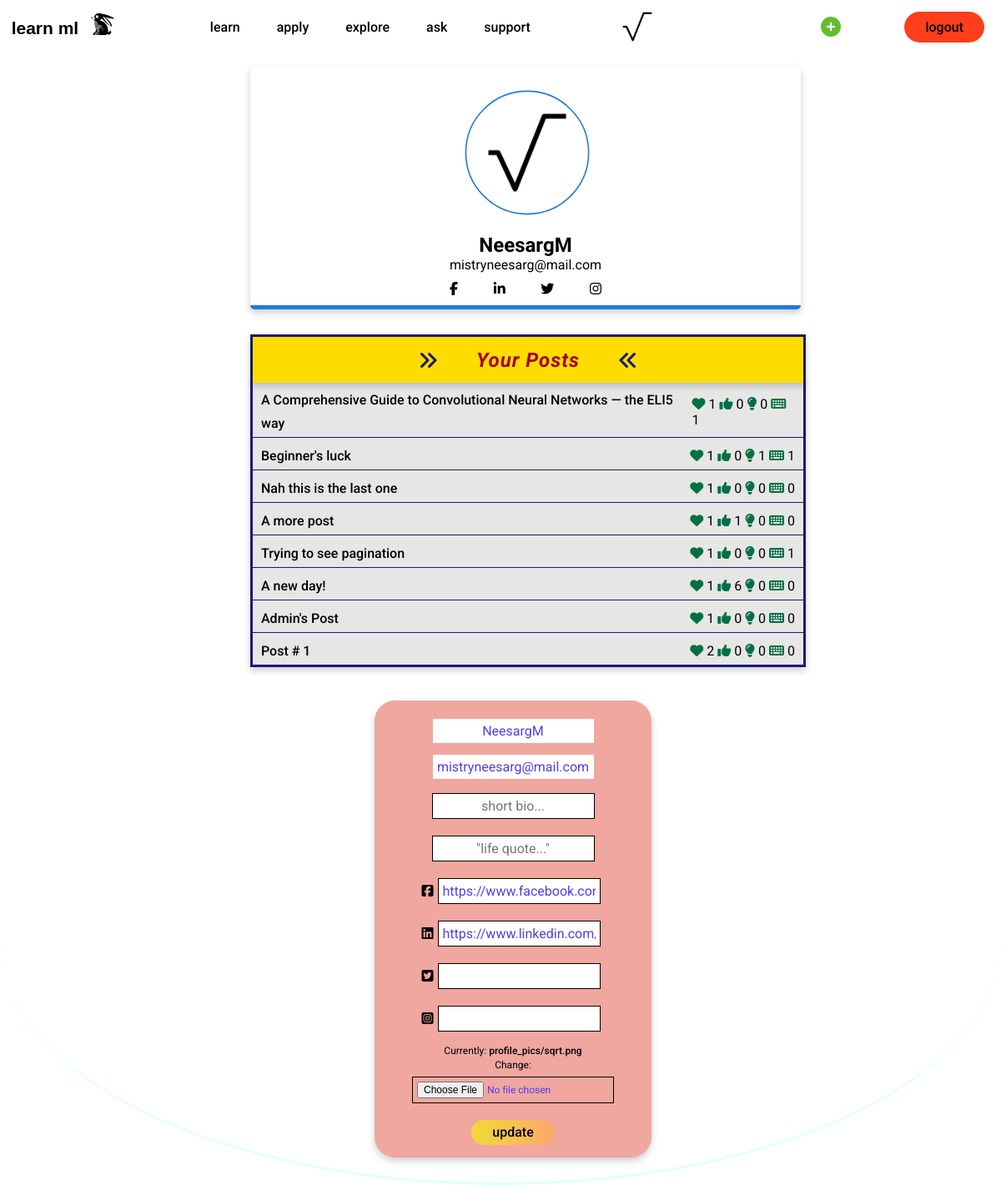
The app's page /profile/ (signed in), older data.
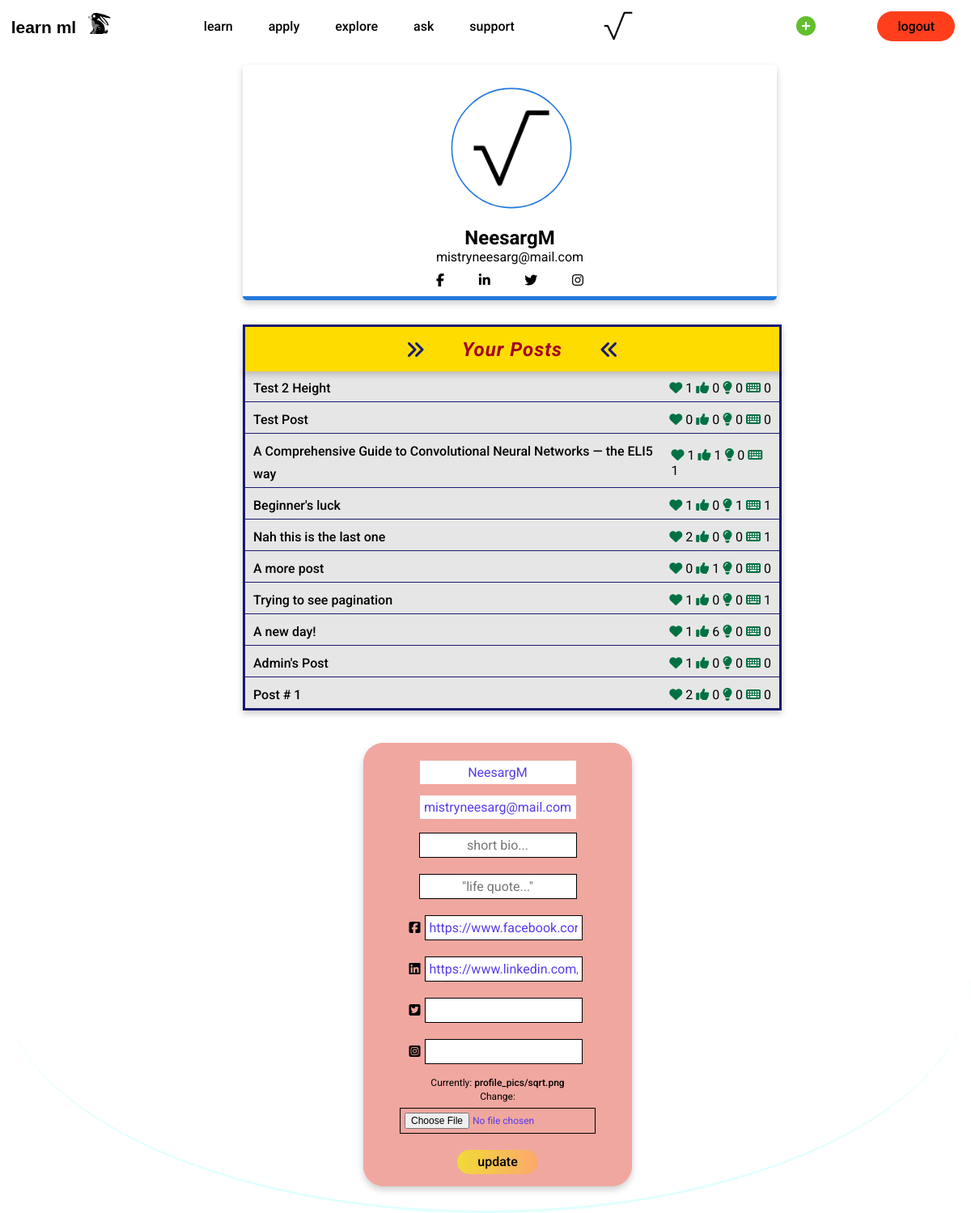
The same page, newer data.
### users/models.py (models this page shows, shortened)
class Profile(models.Model):
	user = models.OneToOneField(User, on_delete=models.CASCADE)
	bio = models.CharField(blank=True, max_length=100, default='')
	quote = models.CharField(blank=True, max_length=1000, default='')
	image = models.ImageField(default='default.jpg', upload_to='profile_pics')
	fb_link = models.URLField(blank=True, max_length=100, default='#')
	linkedin_link = models.URLField(blank=True, max_length=100, default='#')
	twitter_link = models.URLField(blank=True, max_length=100, default='#')
	insta_link = models.URLField(blank=True, max_length=100, default='#')

### explore/models.py (models this page shows, shortened)
class Post(models.Model):
	title = models.CharField(max_length=100)
	content = HTMLField()
	date_posted = models.DateTimeField(default=timezone.now)
	author = models.ForeignKey(User, on_delete=models.CASCADE)
	POST_AUDIENCE = [
        ('BEG', 'Beginner'),
        ('INT', 'Intermediate'),
        ('EXP', 'Expert'),
    ]
	audience = models.CharField(max_length=3, choices=POST_AUDIENCE, default='BEG',)
	likes = models.ManyToManyField(User, default=None, blank=True, related_name='likes')
	helpfuls = models.ManyToManyField(User, default=None, blank=True, related_name='helpfuls')
	visual_likes = models.ManyToManyField(User, default=None, blank=True, related_name='visual_likes')
	concise_likes = models.ManyToManyField(User, default=None, blank=True, related_name='concise_likes')

### users/views.py (the view)
# urls.py: path('profile/', user_views.profile, name='profile'),
@login_required
def profile(request):
	posts = Post.objects.filter(author=request.user).order_by('-date_posted')
	if request.method == 'POST':
		u_form = UserUpdateForm(request.POST, instance=request.user)  # populate the form with user info
		p_form = ProfileUpdateForm(request.POST, request.FILES, instance=request.user.profile)
		if u_form.is_valid() and p_form.is_valid():
			u_form.save()
			p_form.save()
			messages.success(request, f'Your account was updated!')
			return redirect('profile')
	else:
		u_form = UserUpdateForm(instance=request.user)  # populate the form with user info
		p_form = ProfileUpdateForm(instance=request.user.profile)
	context = {
		'u_form': u_form,
		'p_form': p_form,
		'posts': posts,
	}
	return render(request, 'users/profile.html', context)

### users/forms.py
class UserUpdateForm(forms.ModelForm):
	email = forms.EmailField()
	class Meta:
		model = User  # affected model
		fields = ['username', 'email']  # the fields needed in form

class ProfileUpdateForm(forms.ModelForm):
	class Meta:
		model = Profile
		fields = ['bio', 'quote', 'fb_link', 'linkedin_link', 'twitter_link', 'insta_link', 'image']
		labels = {
			'bio': ('Bio'),
			'quote': ('Motivation'),
            'fb_link': ('FB'),
            'linkedin_link': ('in'),
            'twitter_link': ('TW'),
            'insta_link': ('IN'),
        }

### users/templates/users/profile.html (shortened to what this page needs)
{% extends "land/base.html" %}
{% load humanize %}
{% load crispy_forms_tags %}
{% block section %}
	<div class='content-section'>
		<div class="media-card">
			<div class="media-body">
				<img class="round-account-img" src="{{ user.profile.image.url }}" alt="image">
				<h2 class='account-heading'>{{ user.username }}</h2>
				<p class="account-email-text">{{ user.email }}</p>
				<div class="socials-images">
					<a href="{{ user.profile.fb_link }}" target="_blank">
						<i id="fb-logo" class="fab fa-facebook-f"></i>
					</a>
					<a href="{{ user.profile.linkedin_link }}" target="_blank">
						<i id="in-logo" class="fab fa-linkedin-in"></i>
					</a>
					<a href="{{ user.profile.twitter_link }}" target="_blank">
						<i id="tw-logo" class="fab fa-twitter"></i>
					</a>
					<a href="{{ user.profile.insta_link }}" target="_blank">
						<i id="ta-logo" class="fab fa-instagram"></i>
					</a>
				</div>
			</div>
		</div>
		<div class="yp-container">
			<i id="left-arrow-rocket" class="fas fa-angle-double-right"></i>
			<h2 id="yp-h2">Your Posts</h2>
			<i id="right-arrow-rocket" class="fas fa-angle-double-right"></i>
		</div>
		<div class="yp-posts-container">
			{% for post in posts %}
			<div class="post-card-container">
				<h2><a class="post-title-link" href="{% url 'post-detail' post.id post.title %}">{{ post.title }}</a></h2>
				<div class="stats" >
					<i id="empty-heart-ic" class="fas fa-heart"></i>
					<span class="like-count{{ post.id }}">{{ post.likes.count|intcomma }}</span>
					<i id="unhelp-ic" class="fas fa-thumbs-up"></i>
					<span class="helpful-count{{ post.id }}">{{ post.helpfuls.count|intcomma }}</span>
					<i id="bla-ic" class="fas fa-lightbulb"></i>
					<span class="visual-count{{ post.id }}">{{ post.visual_likes.count|intcomma }}</span>
					<i id="wor-ic" class="fas fa-keyboard"></i>
					<span class="concise-count{{ post.id }}">{{ post.concise_likes.count|intcomma }}</span>
				</div>
			</div>
			{% endfor %}
		</div>
		<form method="POST" enctype="multipart/form-data" class="profile-form">
			<fieldset class="form-group-profile">
				<div class="form-container-profile">
					{{ u_form|crispy }}
					{{ p_form|crispy }}
				</div>
				<div class="form-group-down-profile">
					<button class='update-btn' type="submit">update</button>
				</div>
			</fieldset>
		</form>
	</div>
{% endblock section %}

### land/templates/land/base.html (shortened to what this page needs)
{% load static %}
<!DOCTYPE html>
	<head>
		<link rel="stylesheet" type="text/css" href="{% static 'css/home.css' %}">
	</head>
	<body>
		<section>
			<header>
				<a href="/">
					<img class="logo" src="{% static 'images/logo.svg' %}" alt="logo">
				</a>
				<nav class="navbar">
					<ul class="nav_links">
						<li>
							<a href="/#down">learn</a>
						</li>
						<li>
							<a href="#">apply</a>
						</li>
						<li>
							<a href="/explore">explore</a>
						</li>
						<li>
							<a href="#">ask</a>
						</li>
						<li>
							<a href="#">support</a>
						</li>
					</ul>
				</nav>
				{% if user.is_authenticated %}
				<a class="cta" href="{% url 'profile' %}">
					<img class="round-account-img-p" src="{{ user.profile.image.url }}" alt="{{ user|make_list|first }}">
				</a>
				<a class="cta" href="{% url 'post-create' %}">
					<i id="post-create-link" class="fas fa-plus-circle"></i>
				</a>
				<a class="cta" href="{% url 'logout' %}">
					<button class="logoutButton">logout</button>
				</a>
				{% else %}
				<a class="cta" href="{% url 'login' %}">
					<button class="loginButton">login</button>
				</a>
				{% endif %}
			</header>
		</section>
		{% block section %} {% endblock %}
	</body>

Row changes from the older to the newer data that the page shows:
added Post: title "Test 2 Height", likes.count "1", helpfuls.count "0", visual_likes.count "0", concise_likes.count "0"
added Post: title "Test Post", likes.count "0", helpfuls.count "0", visual_likes.count "0", concise_likes.count "0"
computed for Post "A Comprehensive Guide to Convolutional Neural Networks — the ELI5 way": helpfuls.count "0" → "1"
computed for Post "Nah this is the last one": likes.count "1" → "2"; concise_likes.count "0" → "1"
computed for Post "A more post": likes.count "1" → "0"
